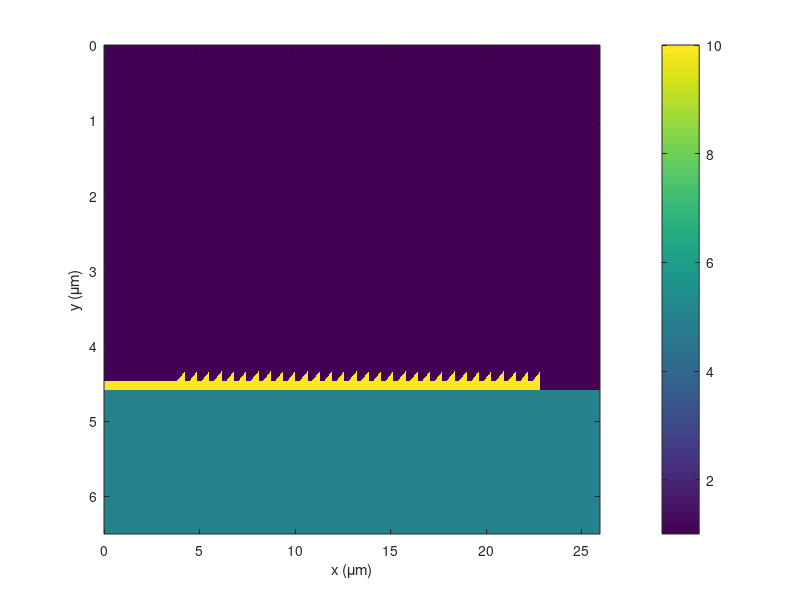

Write MATLAB code to recreate this figure. (Note: this script raises an error after producing the figure.)
% FinalGMRSimulation.m

% INITIALIZE MATLAB
close all;
clc;
clear all;
set(0,'DefaultFigureWindowStyle','docked');

% UNITS
micrometers = 1;
nanometers  = 1e-3 * micrometers;

Nf = 11;
tot_ref = zeros(1,Nf);
tot_trn = tot_ref;
tot_con = tot_ref;

%%%%%%%%%%%%%%%%%%%%%%%%%%%%%%%%%%%%%%%%%%%%%%%%%%%%%%%%%%%%
%% DASHBOARD
%%%%%%%%%%%%%%%%%%%%%%%%%%%%%%%%%%%%%%%%%%%%%%%%%%%%%%%%%%%%

% SOURCE WAVELENGTH
lam0 = 1.55 * micrometers;
lam01 = 1.40 * micrometers;
lam02 = 1.70 * micrometers;
lam0 = linspace(lam01,lam02,Nf);

% SLAB WAVEGUIDE PARAMETERS
lamd = 1.55 * micrometers;
nslab  =  sqrt(10);
nclad1 =  1.0;
nclad2 =  sqrt(5.0);
a     = lamd/(2*nslab);
a     = 0.1583*lamd;
L    = 0.4139*lamd;             % Grating period (DO NOT CHANGE)
% d    = 0.15*lamd;                % Grating depth
d    = 0.5*a;                % Grating depth
ff   = 0.6;                     % Fill fraction  (DO NOT CHANGE)

% L    = 0.83254*lamd;             % Grating period (DO NOT CHANGE)
% d    = 0.192547096774194*lamd;             % Grating depth
% % t    = lamd/(2*nr);             % Substrate thickness
% ff   = 1-0.934096;                     % Fill fraction  (DO NOT CHANGE)

PER  = 30;                      % Number of periods
Sper = PER*L;

% BRAGG GRATING PARAMETERS
ebr = 3.0;
nbr = sqrt(ebr);                      % Bragg grating refractive index
dbn  = 1.0;                      % Delta n
nbl  = nbr - dbn/2;               % Low refractive index
nbh  = nbr + dbn/2;               % High refractive index
ebrl = nbl^2;                     % Low permittivity
ebrh = nbh^2;                     % High premittivity
NPb  = 14;

% GRID PARAMETERS
Sx   = (Sper + 10*L);
Sy   = 4*lamd;
NRES = 60;
NPML = [20 20 20 20];
nmax = max([nslab nclad1 nclad2]);

%%%%%%%%%%%%%%%%%%%%%%%%%%%%%%%%%%%%%%%%%%%%%%%%%%%%%%%%%%%%
%% COMPUTE OPTIMIZED GRID
%%%%%%%%%%%%%%%%%%%%%%%%%%%%%%%%%%%%%%%%%%%%%%%%%%%%%%%%%%%%

% FIRST GUESS AT RESOLUTION
dx = min([lamd lam01 lam02])/nmax/NRES;
dy = min([lamd lam01 lam02])/nmax/NRES;

% SNAP GRID TO CRITICAL DIMENSIONS
ny = ceil(a/dy);
dy = a/ny;
dx = dy;

% dx = 0.007635742857143;
% dy = 0.007727799558610;
% dx = 0.013959789473648;
% dy = 0.013937638489635;

% GRID SIZE
Nx = NPML(1) + ceil(Sx/dx) + NPML(2);
Nx = 1 + 2*round(Nx/2);
Sx = Nx*dx;
Ny = NPML(3) + ceil(Sy/dy) + NPML(4);
Ny = 1 + 2*round(Ny/2);
Sy = Ny*dy;
% Ny = Nx;

% 2X GRID
Nx2 = 2*Nx;     dx2 = dx/2;
Ny2 = 2*Ny;     dy2 = dy/2;

% GRID AXES
xa = [0:Nx-1]*dx;
ya = [0:Ny-1]*dy;
xa2 = [0:Nx2-1]*dx2;
ya2 = [0:Ny2-1]*dy2;

%%%%%%%%%%%%%%%%%%%%%%%%%%%%%%%%%%%%%%%%%%%%%%%%%%%%%%%%%%%%
%% BUILD DEVICE ON GRID
%%%%%%%%%%%%%%%%%%%%%%%%%%%%%%%%%%%%%%%%%%%%%%%%%%%%%%%%%%%%

% INITIALIZE MATERIALS
UR2 = ones(Nx2,Ny2);
ER2 = nclad1^2 * ones(Nx2,Ny2);

% CREATE SLAB
ny  = round((a-d)/dy2);
ny1 = 1 + floor(7*(Ny2 - ny)/10);
ny2 = ny1 + ny - 1;
nx1 = 1;
nx2 = round((PER+(5+ff))*L/dx2);
ER2(nx1:nx2,ny1:ny2) = nslab^2;
% ER2(nx2+1:end,ny1:ny2) = nslab^2;
ER2(:,ny2+1:end) = nclad2^2;

% CREATE GRATING
nd2 = ny1-1;
nd = round(d/dy2);
nd1 = nd2 - nd;
nx1 = round(5*L/dx2) + round(ff*L/dx2);
% ER2(1:nx1-1,nd1:nd2) = 1;
% ER2(nx2+1:end,nd1:nd2) = 1;


% Chirping function
yff =@(x) x;
y   =@(x) 0;

for n = 1:PER
    nx1 = round((5+n)*L/dx2);
%     nx2 = nx1 + round((yff(n)/PER)*ff*lamd/dx2);
    nx2 = nx1 + round(ff*L/dx2);
    nx0 = nx1 - round((1-ff)*L/dx2);
%     ER2(nx0:nx1-1,nd1:nd2-round(d*y(n/PER)/dx2)) = 1;
    Ls = (nx2-nx1+1)*dx2;
    nd2 = ny1-1;

    for m = 0:nx2-nx1+1
        Sn = m*dx2;
        nd1 = nd2 - round((d/Ls * Sn)/dy2);
        ER2(nx1+m,nd1:nd2) = nslab^2;
    end
    
%     ER2(nx0:nx1,nd1:nd2) = nslab^2;
end

% ny4 = round((L/4)/dy2) + ny2;
% ny4 = ny2;
% for n = 1:NPb
%     ny1 = ny4 + 1;
%     ny2 = ny1 + round(((L/(4*nbl)))/dy2);
%     ny3 = ny2 + 1;
%     ny4 = ny3 + round(((L/(4*nbh)))/dy2);
%     ER2(:,ny1:ny2) = ebrl;
%     ER2(:,ny3:ny4) = ebrh;
% end
% nx4 = 0;
% ny1 = ny2 + 1;
% ny2 = Ny2
% for n = 1:NPb
%     nx1 = 1 + nx4;
%     nx2 = nx1 + round(((L/(4*nbl)))/dy2);
%     nx3 = nx2 + 1;
%     nx4 = nx3 + round(((L/(4*nbh)))/dy2);
%     ER2(nx1:nx2,ny1:ny2) = ebrl;
%     ER2(nx3:nx4,ny1:ny2) = ebrh;
% end
% SHOW ER2
figure('color','w');
imagesc(xa2./micrometers,ya2./micrometers,ER2');
xlabel('x (\mum)'); ylabel('y (\mum)');
colorbar;

figure('color','w');
lam0 = linspace(lam01,lam02,Nf);
%%%%%%%%%%%%%%%%%%%%%%%%%%%%%%%%%%%%%%%%%%%%%%%%%%%%%%%%%%%%
%% INCOPORATE PML
%%%%%%%%%%%%%%%%%%%%%%%%%%%%%%%%%%%%%%%%%%%%%%%%%%%%%%%%%%%%
for n = 1:Nf
clc;
disp(['Iteration ' num2str(n) ' out of ' num2str(Nf)]);
disp(['Wavelength = ' num2str(lam0(n)) ' micrometers']);
% CALCULATE PML PARAMETERS
[sx,sy] = calcpml2d([Nx2 Ny2],2*NPML);

% INCORPORATE PML
ERxx = ER2 ./ sx .* sy;
ERyy = ER2 .* sx ./ sy;
ERzz = ER2 .* sx .* sy;

URxx = UR2 ./ sx .* sy;
URyy = UR2 .* sx ./ sy;
URzz = UR2 .* sx .* sy;

% PARSE TO 1X GRID
ERxx = ERxx(2:2:Nx2,1:2:Ny2);
ERyy = ERyy(1:2:Nx2,2:2:Ny2);
ERzz = ERzz(1:2:Nx2,1:2:Ny2);

URxx = URxx(1:2:Nx2,2:2:Ny2);
URyy = URyy(2:2:Nx2,1:2:Ny2);
URzz = URzz(2:2:Nx2,2:2:Ny2);

%%%%%%%%%%%%%%%%%%%%%%%%%%%%%%%%%%%%%%%%%%%%%%%%%%%%%%%%%%%%
%% CALCULATE SOURCE
%%%%%%%%%%%%%%%%%%%%%%%%%%%%%%%%%%%%%%%%%%%%%%%%%%%%%%%%%%%%


% EXTRACT 1D CROSS SECTION
nxs  = NPML(1) + 2;
ny1  = NPML(3) + 1;
ny2  = Ny - NPML(4);
erzz = ERzz(nxs,ny1:ny2);
urxx = URxx(nxs,ny1:ny2);
uryy = URyy(nxs,ny1:ny2);

% DIAGONALIZE MATERIALS
erzz = diag(sparse(erzz));
urxx = diag(sparse(urxx));
uryy = diag(sparse(uryy));

% BUILD DERIVATE MATRICES
k0 = 2*pi/lam0(n);
ny = ny2 - ny1 + 1;
[DEX,DEY,DHX,DHY] = yeeder([1 ny],k0*[dx dy],[0 0 0 0]);

% BUILD EIGEN-VALUE PROBLEM
A = - (DHY/urxx*DEY + erzz);
B = inv(uryy);

% SOLVE EIGEN-VALUE PROBLEM
[V,D] = eig(full(A),full(B));
D = diag(D);

% IDENTIFY FUNDAMENTAL MODE
Ez0 = V(:,1);
neff = sqrt(-D(1));

%%%%%%%%%%%%%%%%%%%%%%%%%%%%%%%%%%%%%%%%%%%%%%%%%%%%%%%%%%%%
%% FDFD ANALYSIS
%%%%%%%%%%%%%%%%%%%%%%%%%%%%%%%%%%%%%%%%%%%%%%%%%%%%%%%%%%%%

% BUILD DERIVATE MATRICES
[DEX,DEY,DHX,DHY] = yeeder([Nx Ny],k0*[dx dy],[0 0 0 0]);

% DIAGONALIZE MATERIALS
ERxx = diag(sparse(ERxx(:)));
ERyy = diag(sparse(ERyy(:)));
ERzz = diag(sparse(ERzz(:)));
URxx = diag(sparse(URxx(:)));
URyy = diag(sparse(URyy(:)));
URzz = diag(sparse(URzz(:)));

% BUILD WAVE MATRIX
A = DHX/URyy*DEX + DHY/URxx*DEY + ERzz;

% SOURCE FIELD
fsrc = zeros(Nx,Ny);
for nx = 1 : Nx
    fsrc(nx,ny1:ny2) = Ez0*exp(1i*k0*neff*nx*dx); 
end

% Q
Q = zeros(Nx,Ny);
Q(1:nxs,:) = 1;
Q = diag(sparse(Q(:)));

% SOURCE VECTOR
b = (Q*A - A*Q)*fsrc(:);

% CALCULATE FIELD
f = A\b;
f = reshape(f,Nx,Ny);
% fd = f(1+NPML(1):Nx-NPML(2),1+NPML(3):Ny-NPML(4));
imagesc(xa./lamd,ya./lamd,real(f)');
xlabel('x (wavelengths \lambda_0)'); ylabel('y (wavelengths \lambda_0)');
axis equal tight;
colorbar;
caxis([-1 1]*0.1)
drawnow;
fields(:,:,n) = f(1+NPML(1):Nx-NPML(2),1+NPML(3):Ny-NPML(4));
end

% cm = bipolar(4, 'neutral', 'interp');
for a = 1:Nf
    imagesc(xa./lamd,ya./lamd,real(fields(:,:,a))');
    colormap(bipolar(256, 0.1));
xlabel('x (wavelengths \lambda_0)'); ylabel('y (wavelengths \lambda_0)');
axis equal tight;
colorbar;
caxis([-1 1]*0.02)
drawnow;
pause(0.1);
end

prop = 500;
F = fields;
figure('color','w');

% [Y,X] = meshgrid(ya,xa);
% X = X(1+NPML(1):Nx-NPML(2),1+NPML(3):Ny-NPML(4));
% Y = Y(1+NPML(1):Nx-NPML(2),1+NPML(3):Ny-NPML(4));
% fieldsx = fields(:,:,1).*exp(1i*

for a=1:Nf
    
% CALCULATE WAVE VECTOR COMPONENTS
Nx3 = Nx - NPML(1) - NPML(2);
k0 = 2*pi / lam0(a);
kinc = k0*sqrt(1.0) * [sin(0); cos(0)];    % INCIDENT WAVE VECTOR
m = [-floor(Nx3/2):floor(Nx3/2)]';            % DIFFRACTION ORDERS POSSIBLE
kx = kinc(1) - m*2*pi/(Nx3*dx);
ky = sqrt((k0*sqrt(1.0))^2 - kx.^2);

Fstrip = F(:,1,a);    
F2 = zeros(Nx3,prop);
F2(:,1) = Fstrip;

% PROPAGATE FIELDS
for p = 1:prop
    F_FFT = F2(:,p);
    F_FFT = fftshift(fft(F_FFT)) .* exp(1i*ky*dy);  
    F2(:,p+1) = ifft(ifftshift(F_FFT));
end

fullfields(:,:,a) = [fliplr(F2) F(:,:,a)];
imagesc(real(fullfields(:,:,a))');
    colormap(bipolar(256, 0.1));
xlabel('x (wavelengths \lambda_0)'); ylabel('y (wavelengths \lambda_0)');
axis equal tight;
colorbar;
caxis([-1 1]*0.03)
drawnow;
pause(0.1);
end

for a = 1:Nf
imagesc(real(fullfields(:,:,a))');
    colormap(bipolar(256, 0.1));
xlabel('x (wavelengths \lambda_0)'); ylabel('y (wavelengths \lambda_0)');
axis equal tight;
colorbar;
caxis([-1 1]*0.03)
drawnow;
pause(0.1);
end